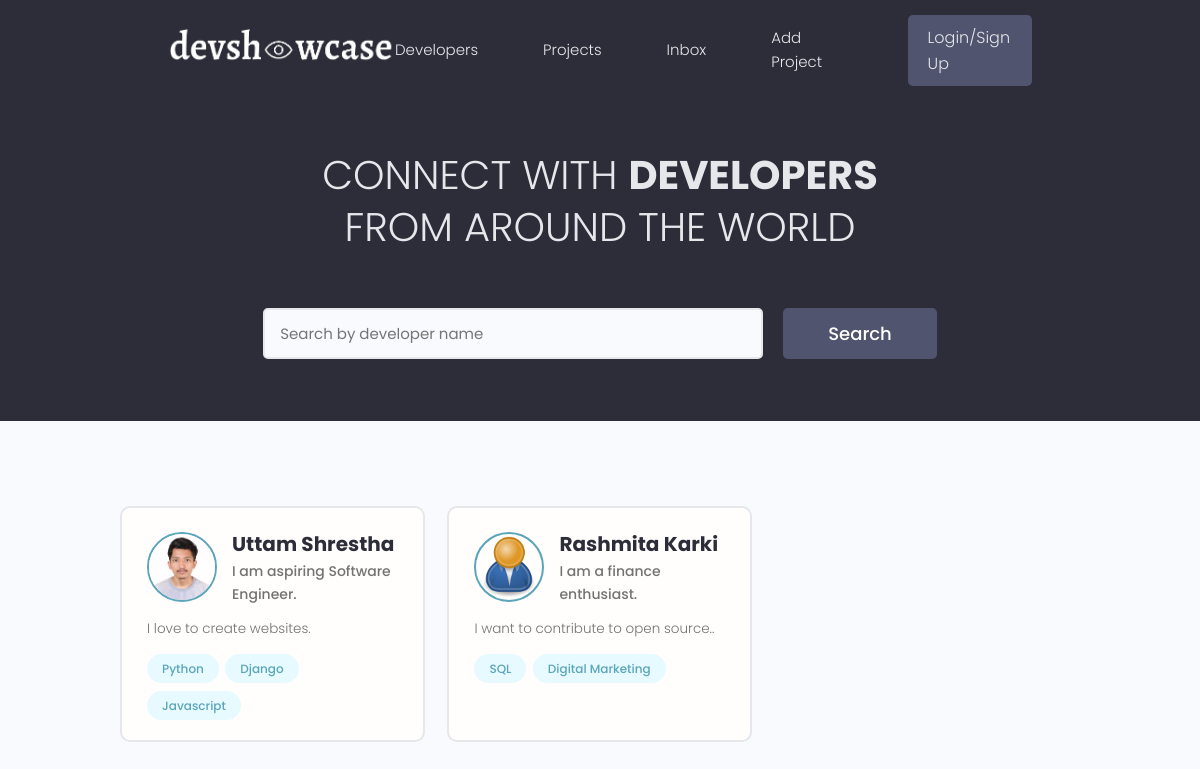
The app's page /, older data.
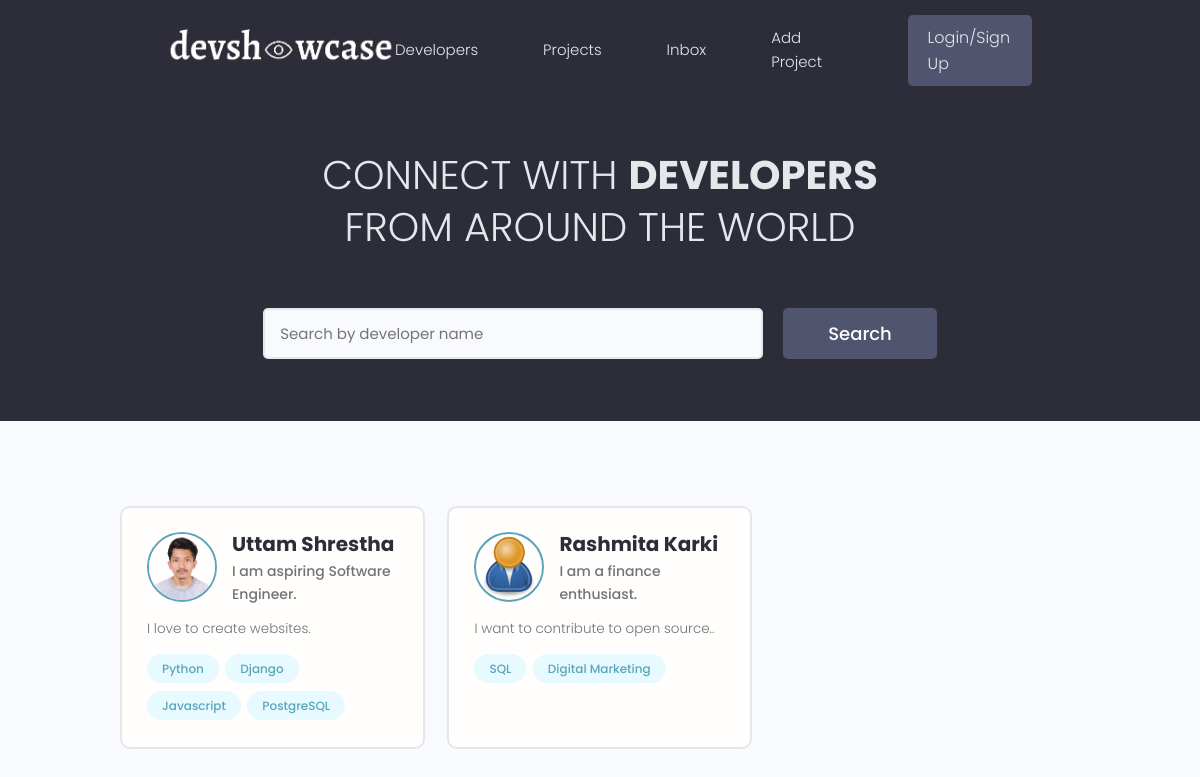
The same page, newer data.
### users/models.py (models this page shows, shortened)
class Profile(models.Model):
    user = models.OneToOneField(User, on_delete=models.CASCADE, null = True, blank = True)  # User has one to one relationship with their Profile means user can create only one Profile.
    name = models.CharField(max_length = 100, blank = True, null = True)
    email = models.EmailField(max_length = 50, blank = True, null = True)
    username = models.CharField(max_length = 20, blank = True, null = True)
    short_intro = models.CharField(max_length = 200, blank = True, null = True)
    location = models.CharField(max_length = 200, blank = True, null = True)
    bio = models.TextField(blank = True, null = True)
    profile_image = models.ImageField(null = True, blank = True, upload_to = 'users/', default='users/user-default.png')
    social_github = models.CharField(max_length = 200, blank = True, null = True)     # user can add github
    social_linkedin = models.CharField(max_length = 200, blank = True, null = True)   # user can add linkedin
    social_website = models.CharField(max_length = 200, blank = True, null = True)    # user can add their website.
    created = models.DateTimeField(auto_now_add=True)
    id = models.UUIDField(default = uuid.uuid4, primary_key = True, editable = False)

class Skill(models.Model):
    owner = models.ForeignKey(Profile, on_delete=models.CASCADE, blank = True, null = True) # when Profile is deleted, delete skill too.
    name = models.CharField(null = True, blank = True, max_length = 40) # name of the skill that user has
    description = models.TextField(null = True, blank= True)
    created = models.DateTimeField(auto_now_add=True)
    id = models.UUIDField(default = uuid.uuid4, primary_key = True, editable = False)
    def __str__(self):
        return self.name

### users/views.py (the view)
# urls.py: path('', views.Profile, name= 'profiles'),
def Profile(request):
    profiles = models.Profile.objects.all() # query all the profiles and store in profiles.
    context = {'profiles': profiles}    # set profiles [key] and profiles [value] to use in template later.
    return render(request, 'users/profiles.html', context)  # pass context to use those variables in template.

### template/users/profiles.html (shortened to what this page needs)
{% extends 'application/main.html' %}
{% block content %}
  <main class="home">
    <section class="hero-section text-center">
      <div class="container container--narrow">
        <div class="hero-section__box">
          <h2>CONNECT WITH <span>DEVELOPERS</span></h2>
          <h2>FROM AROUND THE WORLD</h2>
        </div>
        <div class="hero-section__search">
          <form class="form" action="#" method="get">
            <div class="form__field">
              <input class="input input--text" id="formInput#search" type="text" name="text"
                placeholder="Search by developer name" />
            </div>
            <input class="btn btn--sub btn--lg" type="submit" value="Search" />
          </form>
        </div>
      </div>
    </section>
    <section class="devlist">
      <div class="container">
        <div class="grid grid--three">
        {% for profile in profiles %}
          <div class="column card">
            <div class="dev">
              <a href="{% url 'user-profile' profile.pk %}" class="card__body">
                <div class="dev__profile">
                  <img class="avatar avatar--md" src="{{profile.profile_image.url}}" alt="image" />
                  <div class="dev__meta">
                    <h3>{{profile.name}}</h3>
                    <h5>{{profile.short_intro|slice:"60"}}</h5>
                  </div>
                </div>
                <p class="dev__info">{{profile.bio|slice:"120"}}</p>
                <div class="dev__skills">
                    {% for skill in profile.skill_set.all|slice:"5" %}
                    <span class="tag tag--pill tag--main">
                        <small>{{skill}}</small>
                    </span>
                    {% endfor %}
                </div>
              </a>
            </div>
          </div>
          {% endfor %}
        </div>
      </div>
    </section>
  </main>
{% endblock %}

Row changes from the older to the newer data that the page shows:
added Skill: name "PostgreSQL", shown under Profile "Uttam Shrestha"
